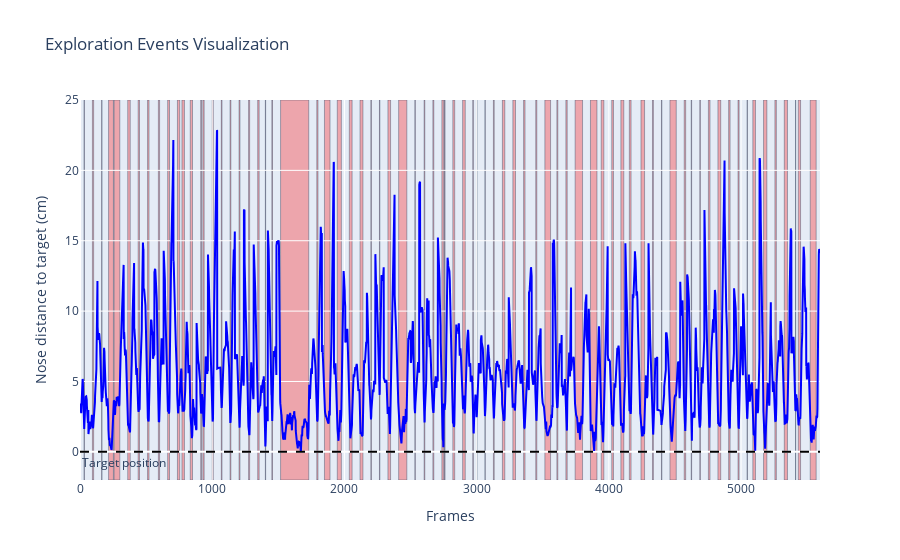

Notebook code for this chart:
### Markdown cell above
---
We can see on the testing data that the exploratory events happen when the nose gets close to the object

### Code cell
rst.plot_example_data(model_dict['X_ts'], model_dict['y_ts'])

### Figure 1 — Plotly figure (JSON) as saved in the notebook; plotly's stock layout.template omitted (floating-point values rounded to 4 significant figures; data arrays with more than 128 entries replaced by an {"elided": "..."} marker saying what was removed)
{"data": [{"line": {"color": "blue"}, "mode": "lines", "name": "Position", "type": "scatter", "x": {"elided": "5598 int values"}, "y": {"elided": "5598 float values"}}], "layout": {"annotations": [{"showarrow": false, "text": "Target position", "x": 0, "xanchor": "left", "xref": "x domain", "y": 0, "yanchor": "top", "yref": "y"}], "legend": {"bgcolor": "rgba(255,255,255,0.6)", "orientation": "h", "x": 0.5, "xanchor": "center", "y": 1.05, "yanchor": "bottom"}, "shapes": [{"fillcolor": "rgba(255,0,0,0.3)", "layer": "below", "line": {"width": 0.4}, "type": "rect", "x0": 31, "x1": 33, "y0": -2, "y1": 25}, {"fillcolor": "rgba(255,0,0,0.3)", "layer": "below", "line": {"width": 0.4}, "type": "rect", "x0": 94, "x1": 103, "y0": -2, "y1": 25}, {"fillcolor": "rgba(255,0,0,0.3)", "layer": "below", "line": {"width": 0.4}, "type": "rect", "x0": 164, "x1": 166, "y0": -2, "y1": 25}, {"fillcolor": "rgba(255,0,0,0.3)", "layer": "below", "line": {"width": 0.4}, "type": "rect", "x0": 216, "x1": 253, "y0": -2, "y1": 25}, {"fillcolor": "rgba(255,0,0,0.3)", "layer": "below", "line": {"width": 0.4}, "type": "rect", "x0": 258, "x1": 301, "y0": -2, "y1": 25}, {"fillcolor": "rgba(255,0,0,0.3)", "layer": "below", "line": {"width": 0.4}, "type": "rect", "x0": 361, "x1": 380, "y0": -2, "y1": 25}, {"fillcolor": "rgba(255,0,0,0.3)", "layer": "below", "line": {"width": 0.4}, "type": "rect", "x0": 440, "x1": 450, "y0": -2, "y1": 25}, {"fillcolor": "rgba(255,0,0,0.3)", "layer": "below", "line": {"width": 0.4}, "type": "rect", "x0": 511, "x1": 522, "y0": -2, "y1": 25}, {"fillcolor": "rgba(255,0,0,0.3)", "layer": "below", "line": {"width": 0.4}, "type": "rect", "x0": 593, "x1": 602, "y0": -2, "y1": 25}, {"fillcolor": "rgba(255,0,0,0.3)", "layer": "below", "line": {"width": 0.4}, "type": "rect", "x0": 663, "x1": 677, "y0": -2, "y1": 25}, {"fillcolor": "rgba(255,0,0,0.3)", "layer": "below", "line": {"width": 0.4}, "type": "rect", "x0": 737, "x1": 754, "y0": -2, "y1": 25}, {"fillcolor": "rgba(255,0,0,0.3)", "layer": "below", "line": {"width": 0.4}, "type": "rect", "x0": 771, "x1": 790, "y0": -2, "y1": 25}, {"fillcolor": "rgba(255,0,0,0.3)", "layer": "below", "line": {"width": 0.4}, "type": "rect", "x0": 834, "x1": 851, "y0": -2, "y1": 25}, {"fillcolor": "rgba(255,0,0,0.3)", "layer": "below", "line": {"width": 0.4}, "type": "rect", "x0": 913, "x1": 919, "y0": -2, "y1": 25}, {"fillcolor": "rgba(255,0,0,0.3)", "layer": "below", "line": {"width": 0.4}, "type": "rect", "x0": 929, "x1": 939, "y0": -2, "y1": 25}, {"fillcolor": "rgba(255,0,0,0.3)", "layer": "below", "line": {"width": 0.4}, "type": "rect", "x0": 999, "x1": 1008, "y0": -2, "y1": 25}, {"fillcolor": "rgba(255,0,0,0.3)", "layer": "below", "line": {"width": 0.4}, "type": "rect", "x0": 1069, "x1": 1074, "y0": -2, "y1": 25}, {"fillcolor": "rgba(255,0,0,0.3)", "layer": "below", "line": {"width": 0.4}, "type": "rect", "x0": 1135, "x1": 1141, "y0": -2, "y1": 25}, {"fillcolor": "rgba(255,0,0,0.3)", "layer": "below", "line": {"width": 0.4}, "type": "rect", "x0": 1203, "x1": 1210, "y0": -2, "y1": 25}, {"fillcolor": "rgba(255,0,0,0.3)", "layer": "below", "line": {"width": 0.4}, "type": "rect", "x0": 1275, "x1": 1283, "y0": -2, "y1": 25}, {"fillcolor": "rgba(255,0,0,0.3)", "layer": "below", "line": {"width": 0.4}, "type": "rect", "x0": 1344, "x1": 1355, "y0": -2, "y1": 25}, {"fillcolor": "rgba(255,0,0,0.3)", "layer": "below", "line": {"width": 0.4}, "type": "rect", "x0": 1402, "x1": 1404, "y0": -2, "y1": 25}, {"fillcolor": "rgba(255,0,0,0.3)", "layer": "below", "line": {"width": 0.4}, "type": "rect", "x0": 1451, "x1": 1456, "y0": -2, "y1": 25}, {"fillcolor": "rgba(255,0,0,0.3)", "layer": "below", "line": {"width": 0.4}, "type": "rect", "x0": 1517, "x1": 1730, "y0": -2, "y1": 25}, {"fillcolor": "rgba(255,0,0,0.3)", "layer": "below", "line": {"width": 0.4}, "type": "rect", "x0": 1791, "x1": 1800, "y0": -2, "y1": 25}, {"fillcolor": "rgba(255,0,0,0.3)", "layer": "below", "line": {"width": 0.4}, "type": "rect", "x0": 1849, "x1": 1891, "y0": -2, "y1": 25}, {"fillcolor": "rgba(255,0,0,0.3)", "layer": "below", "line": {"width": 0.4}, "type": "rect", "x0": 1946, "x1": 1977, "y0": -2, "y1": 25}, {"fillcolor": "rgba(255,0,0,0.3)", "layer": "below", "line": {"width": 0.4}, "type": "rect", "x0": 2037, "x1": 2058, "y0": -2, "y1": 25}, {"fillcolor": "rgba(255,0,0,0.3)", "layer": "below", "line": {"width": 0.4}, "type": "rect", "x0": 2118, "x1": 2140, "y0": -2, "y1": 25}, {"fillcolor": "rgba(255,0,0,0.3)", "layer": "below", "line": {"width": 0.4}, "type": "rect", "x0": 2200, "x1": 2204, "y0": -2, "y1": 25}, {"fillcolor": "rgba(255,0,0,0.3)", "layer": "below", "line": {"width": 0.4}, "type": "rect", "x0": 2265, "x1": 2268, "y0": -2, "y1": 25}, {"fillcolor": "rgba(255,0,0,0.3)", "layer": "below", "line": {"width": 0.4}, "type": "rect", "x0": 2329, "x1": 2349, "y0": -2, "y1": 25}, {"fillcolor": "rgba(255,0,0,0.3)", "layer": "below", "line": {"width": 0.4}, "type": "rect", "x0": 2410, "x1": 2472, "y0": -2, "y1": 25}, {"fillcolor": "rgba(255,0,0,0.3)", "layer": "below", "line": {"width": 0.4}, "type": "rect", "x0": 2533, "x1": 2536, "y0": -2, "y1": 25}, {"fillcolor": "rgba(255,0,0,0.3)", "layer": "below", "line": {"width": 0.4}, "type": "rect", "x0": 2603, "x1": 2608, "y0": -2, "y1": 25}, {"fillcolor": "rgba(255,0,0,0.3)", "layer": "below", "line": {"width": 0.4}, "type": "rect", "x0": 2669, "x1": 2676, "y0": -2, "y1": 25}, {"fillcolor": "rgba(255,0,0,0.3)", "layer": "below", "line": {"width": 0.4}, "type": "rect", "x0": 2737, "x1": 2751, "y0": -2, "y1": 25}, {"fillcolor": "rgba(255,0,0,0.3)", "layer": "below", "line": {"width": 0.4}, "type": "rect", "x0": 2757, "x1": 2761, "y0": -2, "y1": 25}, {"fillcolor": "rgba(255,0,0,0.3)", "layer": "below", "line": {"width": 0.4}, "type": "rect", "x0": 2820, "x1": 2834, "y0": -2, "y1": 25}, {"fillcolor": "rgba(255,0,0,0.3)", "layer": "below", "line": {"width": 0.4}, "type": "rect", "x0": 2894, "x1": 2914, "y0": -2, "y1": 25}, {"fillcolor": "rgba(255,0,0,0.3)", "layer": "below", "line": {"width": 0.4}, "type": "rect", "x0": 2971, "x1": 2975, "y0": -2, "y1": 25}, {"fillcolor": "rgba(255,0,0,0.3)", "layer": "below", "line": {"width": 0.4}, "type": "rect", "x0": 3001, "x1": 3002, "y0": -2, "y1": 25}, {"fillcolor": "rgba(255,0,0,0.3)", "layer": "below", "line": {"width": 0.4}, "type": "rect", "x0": 3063, "x1": 3065, "y0": -2, "y1": 25}, {"fillcolor": "rgba(255,0,0,0.3)", "layer": "below", "line": {"width": 0.4}, "type": "rect", "x0": 3127, "x1": 3133, "y0": -2, "y1": 25}, {"fillcolor": "rgba(255,0,0,0.3)", "layer": "below", "line": {"width": 0.4}, "type": "rect", "x0": 3195, "x1": 3213, "y0": -2, "y1": 25}, {"fillcolor": "rgba(255,0,0,0.3)", "layer": "below", "line": {"width": 0.4}, "type": "rect", "x0": 3274, "x1": 3294, "y0": -2, "y1": 25}, {"fillcolor": "rgba(255,0,0,0.3)", "layer": "below", "line": {"width": 0.4}, "type": "rect", "x0": 3355, "x1": 3366, "y0": -2, "y1": 25}, {"fillcolor": "rgba(255,0,0,0.3)", "layer": "below", "line": {"width": 0.4}, "type": "rect", "x0": 3447, "x1": 3455, "y0": -2, "y1": 25}, {"fillcolor": "rgba(255,0,0,0.3)", "layer": "below", "line": {"width": 0.4}, "type": "rect", "x0": 3516, "x1": 3559, "y0": -2, "y1": 25}, {"fillcolor": "rgba(255,0,0,0.3)", "layer": "below", "line": {"width": 0.4}, "type": "rect", "x0": 3607, "x1": 3614, "y0": -2, "y1": 25}, {"fillcolor": "rgba(255,0,0,0.3)", "layer": "below", "line": {"width": 0.4}, "type": "rect", "x0": 3675, "x1": 3685, "y0": -2, "y1": 25}, {"fillcolor": "rgba(255,0,0,0.3)", "layer": "below", "line": {"width": 0.4}, "type": "rect", "x0": 3745, "x1": 3801, "y0": -2, "y1": 25}, {"fillcolor": "rgba(255,0,0,0.3)", "layer": "below", "line": {"width": 0.4}, "type": "rect", "x0": 3861, "x1": 3910, "y0": -2, "y1": 25}, {"fillcolor": "rgba(255,0,0,0.3)", "layer": "below", "line": {"width": 0.4}, "type": "rect", "x0": 3942, "x1": 3962, "y0": -2, "y1": 25}, {"fillcolor": "rgba(255,0,0,0.3)", "layer": "below", "line": {"width": 0.4}, "type": "rect", "x0": 4022, "x1": 4035, "y0": -2, "y1": 25}, {"fillcolor": "rgba(255,0,0,0.3)", "layer": "below", "line": {"width": 0.4}, "type": "rect", "x0": 4091, "x1": 4113, "y0": -2, "y1": 25}, {"fillcolor": "rgba(255,0,0,0.3)", "layer": "below", "line": {"width": 0.4}, "type": "rect", "x0": 4155, "x1": 4168, "y0": -2, "y1": 25}, {"fillcolor": "rgba(255,0,0,0.3)", "layer": "below", "line": {"width": 0.4}, "type": "rect", "x0": 4243, "x1": 4270, "y0": -2, "y1": 25}, {"fillcolor": "rgba(255,0,0,0.3)", "layer": "below", "line": {"width": 0.4}, "type": "rect", "x0": 4330, "x1": 4337, "y0": -2, "y1": 25}, {"fillcolor": "rgba(255,0,0,0.3)", "layer": "below", "line": {"width": 0.4}, "type": "rect", "x0": 4398, "x1": 4401, "y0": -2, "y1": 25}, {"fillcolor": "rgba(255,0,0,0.3)", "layer": "below", "line": {"width": 0.4}, "type": "rect", "x0": 4462, "x1": 4510, "y0": -2, "y1": 25}, {"fillcolor": "rgba(255,0,0,0.3)", "layer": "below", "line": {"width": 0.4}, "type": "rect", "x0": 4570, "x1": 4581, "y0": -2, "y1": 25}, {"fillcolor": "rgba(255,0,0,0.3)", "layer": "below", "line": {"width": 0.4}, "type": "rect", "x0": 4623, "x1": 4626, "y0": -2, "y1": 25}, {"fillcolor": "rgba(255,0,0,0.3)", "layer": "below", "line": {"width": 0.4}, "type": "rect", "x0": 4688, "x1": 4692, "y0": -2, "y1": 25}, {"fillcolor": "rgba(255,0,0,0.3)", "layer": "below", "line": {"width": 0.4}, "type": "rect", "x0": 4753, "x1": 4765, "y0": -2, "y1": 25}, {"fillcolor": "rgba(255,0,0,0.3)", "layer": "below", "line": {"width": 0.4}, "type": "rect", "x0": 4825, "x1": 4846, "y0": -2, "y1": 25}, {"fillcolor": "rgba(255,0,0,0.3)", "layer": "below", "line": {"width": 0.4}, "type": "rect", "x0": 4906, "x1": 4917, "y0": -2, "y1": 25}, {"fillcolor": "rgba(255,0,0,0.3)", "layer": "below", "line": {"width": 0.4}, "type": "rect", "x0": 4977, "x1": 4985, "y0": -2, "y1": 25}, {"fillcolor": "rgba(255,0,0,0.3)", "layer": "below", "line": {"width": 0.4}, "type": "rect", "x0": 5046, "x1": 5048, "y0": -2, "y1": 25}, {"fillcolor": "rgba(255,0,0,0.3)", "layer": "below", "line": {"width": 0.4}, "type": "rect", "x0": 5089, "x1": 5109, "y0": -2, "y1": 25}, {"fillcolor": "rgba(255,0,0,0.3)", "layer": "below", "line": {"width": 0.4}, "type": "rect", "x0": 5170, "x1": 5195, "y0": -2, "y1": 25}, {"fillcolor": "rgba(255,0,0,0.3)", "layer": "below", "line": {"width": 0.4}, "type": "rect", "x0": 5256, "x1": 5267, "y0": -2, "y1": 25}, {"fillcolor": "rgba(255,0,0,0.3)", "layer": "below", "line": {"width": 0.4}, "type": "rect", "x0": 5327, "x1": 5351, "y0": -2, "y1": 25}, {"fillcolor": "rgba(255,0,0,0.3)", "layer": "below", "line": {"width": 0.4}, "type": "rect", "x0": 5412, "x1": 5413, "y0": -2, "y1": 25}, {"fillcolor": "rgba(255,0,0,0.3)", "layer": "below", "line": {"width": 0.4}, "type": "rect", "x0": 5433, "x1": 5450, "y0": -2, "y1": 25}, {"fillcolor": "rgba(255,0,0,0.3)", "layer": "below", "line": {"width": 0.4}, "type": "rect", "x0": 5523, "x1": 5568, "y0": -2, "y1": 25}, {"line": {"color": "black", "dash": "dash"}, "type": "line", "x0": 0, "x1": 1, "xref": "x domain", "y0": 0, "y1": 0, "yref": "y"}], "title": {"text": "Exploration Events Visualization"}, "xaxis": {"title": {"text": "Frames"}}, "yaxis": {"range": [-2, 25], "title": {"text": "Nose distance to target (cm)"}}}}
